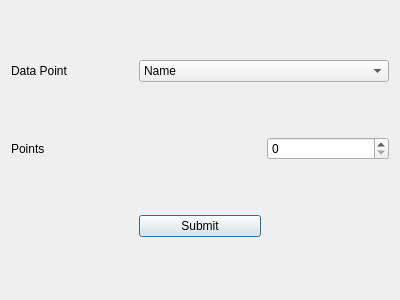
<?xml version="1.0" encoding="UTF-8"?>
<ui version="4.0">
 <class>DPIncentiveEdit</class>
 <widget class="QDialog" name="DPIncentiveEdit">
  <property name="geometry">
   <rect>
    <x>0</x>
    <y>0</y>
    <width>400</width>
    <height>300</height>
   </rect>
  </property>
  <property name="windowTitle">
   <string>Dialog</string>
  </property>
  <layout class="QGridLayout" name="gridLayout">
   <item row="0" column="0">
    <widget class="QLabel" name="label">
     <property name="text">
      <string>Data Point</string>
     </property>
    </widget>
   </item>
   <item row="1" column="0">
    <widget class="QLabel" name="label_2">
     <property name="text">
      <string>Points</string>
     </property>
    </widget>
   </item>
   <item row="2" column="1">
    <widget class="QPushButton" name="submit_button">
     <property name="text">
      <string>Submit</string>
     </property>
    </widget>
   </item>
   <item row="0" column="1" colspan="2">
    <widget class="QComboBox" name="dp_combo">
     <item>
      <property name="text">
       <string>Name</string>
      </property>
     </item>
     <item>
      <property name="text">
       <string>Age</string>
      </property>
     </item>
     <item>
      <property name="text">
       <string>Location</string>
      </property>
     </item>
     <item>
      <property name="text">
       <string>Gender</string>
      </property>
     </item>
     <item>
      <property name="text">
       <string>Ethnicity</string>
      </property>
     </item>
     <item>
      <property name="text">
       <string>Education</string>
      </property>
     </item>
     <item>
      <property name="text">
       <string>Occupation</string>
      </property>
     </item>
    </widget>
   </item>
   <item row="1" column="2">
    <widget class="QSpinBox" name="pointSpin">
     <property name="maximum">
      <number>200</number>
     </property>
    </widget>
   </item>
  </layout>
 </widget>
 <resources/>
 <connections/>
</ui>
